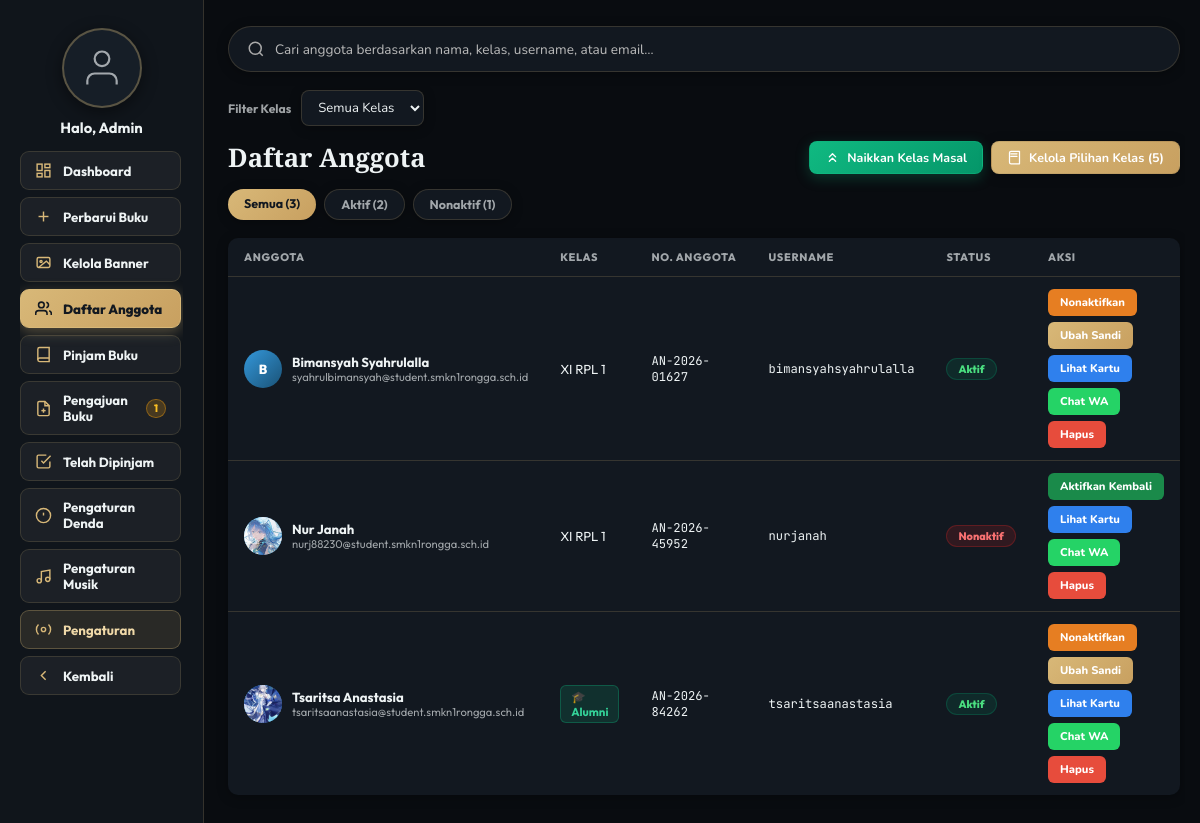
The page /daftar_anggota.php (signed in) on the database its author committed.
### tables this page shows
CREATE TABLE `admin_profile` (
  `id` int NOT NULL,
  `user_id` int NOT NULL,
  `display_name` varchar(100) NOT NULL DEFAULT 'Admin',
  `foto` varchar(255) NOT NULL DEFAULT '',
  `updated_at` timestamp NULL DEFAULT CURRENT_TIMESTAMP ON UPDATE CURRENT_TIMESTAMP
);

CREATE TABLE `users` (
  `id` int NOT NULL,
  `full_name` varchar(100) NOT NULL,
  `nik` varchar(30) NOT NULL DEFAULT '',
  `kelas` varchar(50) NOT NULL DEFAULT '',
  `no_hp` varchar(20) NOT NULL DEFAULT '',
  `no_anggota` varchar(30) NOT NULL DEFAULT '',
  `username` varchar(50) NOT NULL,
  `email` varchar(100) NOT NULL,
  `password` varchar(255) NOT NULL,
  `foto` varchar(255) NOT NULL DEFAULT '',
  `role` enum('admin','member') DEFAULT 'member',
  `status` enum('pending','approved','rejected') NOT NULL DEFAULT 'pending',
  `card_status` enum('active','frozen') NOT NULL DEFAULT 'active' COMMENT 'Dibekukan sementara saat proses Lupa Kartu berlangsung',
  `created_at` timestamp NULL DEFAULT CURRENT_TIMESTAMP
);

### daftar_anggota.php (the view, shortened to what this page needs)
<?php
require_once "db.php";
function format_nomor_wa($no_hp) {
    $digits = preg_replace('/\D/', '', $no_hp ?? '');
    if (substr($digits, 0, 1) === '0') {
        $digits = '62' . substr($digits, 1);
    } elseif (substr($digits, 0, 2) !== '62') {
        $digits = '62' . $digits;
    }
    return $digits;
}
$profil_res  = mysqli_query($conn, "SELECT * FROM admin_profile LIMIT 1");
$profil      = $profil_res ? mysqli_fetch_assoc($profil_res) : null;
$admin_name  = $profil["display_name"] ?? ($_SESSION["user_name"] ?? "Admin");
$admin_foto  = $profil["foto"] ?? "";
$list_kelas = [];
$res_kelas = mysqli_query($conn, "SELECT * FROM kelas ORDER BY nama_kelas ASC");
if ($res_kelas) {
    while ($rk = mysqli_fetch_assoc($res_kelas)) {
        $list_kelas[] = $rk;
    }
}
$search      = trim($_GET["q"] ?? "");
$filter      = $_GET["status"] ?? "all";
$kelas_filter = trim($_GET["kelas"] ?? "");
$where = ["role = 'member'"];
$where_sql = "WHERE " . implode(" AND ", $where);
$anggota_list = [];
$res = mysqli_query($conn, "SELECT * FROM users $where_sql ORDER BY (status='pending') DESC, id DESC");
while ($row = mysqli_fetch_assoc($res)) {
    $anggota_list[] = $row;
}
$count_res = mysqli_query($conn, "SELECT status, COUNT(*) AS c FROM users WHERE role='member' GROUP BY status");
$counts = ["pending" => 0, "approved" => 0, "rejected" => 0];
while ($row = mysqli_fetch_assoc($count_res)) {
    $counts[$row["status"]] = (int)$row["c"];
}
?>
<!DOCTYPE html>
<html lang="id">
<head>
</head>
<body>
<aside class="sidebar" id="sidebar">
  <div class="sidebar-header">
    <div class="avatar-wrap" onclick="openProfilModal()" title="Edit Profil">
    <div class="avatar-circle">
      <?php if ($admin_foto && file_exists($admin_foto)): ?>
        <img src="<?= htmlspecialchars($admin_foto) ?>?v=<?= filemtime($admin_foto) ?>" alt="Admin" width="80" height="80" loading="eager" decoding="sync"/>
      <?php else: ?>
        <svg class="default-icon" viewBox="0 0 24 24" fill="none" stroke="currentColor" stroke-width="1.2">
          <path d="M20 21v-2a4 4 0 0 0-4-4H8a4 4 0 0 0-4 4v2"/><circle cx="12" cy="7" r="4"/>
        </svg>
      <?php endif; ?>
    </div>
  </div>
  <div class="admin-name-label">Halo, <?= htmlspecialchars($admin_name) ?></div>
  </div>
  <nav class="sidebar-nav">
    <a class="sidebar-btn" href="dashboard.php">
    <svg viewBox="0 0 24 24" fill="none" stroke="currentColor" stroke-width="2"><rect x="3" y="3" width="7" height="9"/><rect x="14" y="3" width="7" height="5"/><rect x="14" y="12" width="7" height="9"/><rect x="3" y="16" width="7" height="5"/></svg>
    Dashboard
  </a>
  <a class="sidebar-btn" href="halaman_admin.php">
    <svg viewBox="0 0 24 24" fill="none" stroke="currentColor" stroke-width="2"><line x1="12" y1="5" x2="12" y2="19"/><line x1="5" y1="12" x2="19" y2="12"/></svg>
    Perbarui Buku
  </a>
  <a class="sidebar-btn" href="kelola_banner.php">
    <svg viewBox="0 0 24 24" fill="none" stroke="currentColor" stroke-width="2"><rect x="3" y="5" width="18" height="14" rx="2"/><circle cx="8.5" cy="10.5" r="1.5"/><path d="M21 15l-5-5L5 19"/></svg>
    Kelola Banner
  </a>
  <a class="sidebar-btn active" href="daftar_anggota.php">
    <svg viewBox="0 0 24 24" fill="none" stroke="currentColor" stroke-width="2"><path d="M17 21v-2a4 4 0 0 0-4-4H5a4 4 0 0 0-4 4v2"/><circle cx="9" cy="7" r="4"/><path d="M23 21v-2a4 4 0 0 0-3-3.87"/><path d="M16 3.13a4 4 0 0 1 0 7.75"/></svg>
    Daftar Anggota
  </a>
  <a class="sidebar-btn" href="pinjam_buku.php">
    <svg viewBox="0 0 24 24" fill="none" stroke="currentColor" stroke-width="2">
      <path d="M4 19.5A2.5 2.5 0 0 1 6.5 17H20"/><path d="M6.5 2H20v20H6.5A2.5 2.5 0 0 1 4 19.5v-15A2.5 2.5 0 0 1 6.5 2z"/>
    </svg>
    Pinjam Buku
  </a>
  <?php
    $cnt_aju_badge = (int)(mysqli_fetch_assoc(mysqli_query($conn, "SELECT COUNT(*) as c FROM pengajuan_peminjaman WHERE status='menunggu'"))['c'] ?? 0);
  ?>
  <a class="sidebar-btn" href="pengajuan_buku.php">
    <svg viewBox="0 0 24 24" fill="none" stroke="currentColor" stroke-width="2"><path d="M14 2H6a2 2 0 0 0-2 2v16a2 2 0 0 0 2 2h12a2 2 0 0 0 2-2V8z"/><polyline points="14 2 14 8 20 8"/><line x1="12" y1="18" x2="12" y2="12"/><line x1="9" y1="15" x2="15" y2="15"/></svg>
    Pengajuan Buku
    <?php if ($cnt_aju_badge > 0): ?>
      <span style="margin-left:auto;background:rgba(245,158,11,.2);color:#fbbf24;border:1px solid rgba(245,158,11,.4);font-size:.65rem;font-weight:800;padding:2px 7px;border-radius:20px;"><?= $cnt_aju_badge ?></span>
    <?php endif; ?>
  </a>
  <a class="sidebar-btn" href="telah_dipinjam.php">
    <svg viewBox="0 0 24 24" fill="none" stroke="currentColor" stroke-width="2">
      <path d="M9 11l3 3L22 4"/><path d="M21 12v7a2 2 0 0 1-2 2H5a2 2 0 0 1-2-2V5a2 2 0 0 1 2-2h11"/>
    </svg>
    Telah Dipinjam
  </a>
  <a class="sidebar-btn" href="pengaturan_denda.php">
      <svg viewBox="0 0 24 24" fill="none" stroke="currentColor" stroke-width="2">
        <circle cx="12" cy="12" r="10"/><line x1="12" y1="8" x2="12" y2="12"/><line x1="12" y1="16" x2="12.01" y2="16"/>
      </svg>
      Pengaturan Denda
    </a>
    <a class="sidebar-btn" href="pengaturan_musik.php">
      <svg viewBox="0 0 24 24" fill="none" stroke="currentColor" stroke-width="2">
        <path d="M9 18V5l12-2v13"/><circle cx="6" cy="18" r="3"/><circle cx="18" cy="16" r="3"/>
      </svg>
      Pengaturan Musik
    </a>
    <button class="sidebar-btn btn-settings-nav" onclick="if(typeof bukaSettings==='function')bukaSettings()" title="Buka Pengaturan">
      <svg viewBox="0 0 24 24" fill="none" stroke="currentColor" stroke-width="2"><circle cx="12" cy="12" r="3"/><path d="M19.07 4.93a10 10 0 0 1 0 14.14M4.93 4.93a10 10 0 0 0 0 14.14"/></svg>
      Pengaturan
    </button>
    <a class="sidebar-btn" href="beranda.php">
    <svg viewBox="0 0 24 24" fill="none" stroke="currentColor" stroke-width="2"><polyline points="15 18 9 12 15 6"/></svg>
    Kembali
  </a>
  </nav>
</aside>
<main class="main">
  <form method="GET" action="" id="searchForm">
    <div class="topbar">
      <svg viewBox="0 0 24 24" fill="none" stroke="currentColor" stroke-width="2"><circle cx="11" cy="11" r="8"/><path d="m21 21-4.35-4.35"/></svg>
      <input type="text" name="q" id="searchInput" autocomplete="off" placeholder="Cari anggota berdasarkan nama, kelas, username, atau email…"
             value="<?= htmlspecialchars($search) ?>"/>
    </div>
  </form>
  <div class="kelas-filter-bar">
    <label for="kelasFilterSelect">Filter Kelas</label>
    <select id="kelasFilterSelect">
      <option value="">Semua Kelas</option>
    </select>
  </div>
  <div id="searchResultArea">
  <div class="content-header">
    <div class="content-title">
      Daftar Anggota
    </div>
    <div style="display:flex; gap:8px; align-items:center; flex-wrap:wrap;">
      <button type="button" class="btn-manage-kelas btn-naik-kelas" onclick="openNaikKelasModal()">
        <svg width="15" height="15" viewBox="0 0 24 24" fill="none" stroke="currentColor" stroke-width="2.2" stroke-linecap="round" stroke-linejoin="round">
          <polyline points="17 11 12 6 7 11"></polyline>
          <polyline points="17 18 12 13 7 18"></polyline>
        </svg>
        Naikkan Kelas Masal
      </button>
      <button type="button" class="btn-manage-kelas" onclick="openKelasModal()">
        <svg width="15" height="15" viewBox="0 0 24 24" fill="none" stroke="currentColor" stroke-width="2" stroke-linecap="round" stroke-linejoin="round">
          <path d="M4 19.5v-15A2.5 2.5 0 0 1 6.5 2H20v20H6.5a2.5 2.5 0 0 1-2.5-2.5Z"/>
          <path d="M6 6h10M6 10h10"/>
        </svg>
        Kelola Pilihan Kelas (<?= count($list_kelas) ?>)
      </button>
    </div>
  </div>
  <div class="status-tabs">
    <?php
      $qstr = $search !== "" ? "&q=" . urlencode($search) : "";
      $qstr .= $kelas_filter !== "" ? "&kelas=" . urlencode($kelas_filter) : "";
      $tabs = [
        "all"      => "Semua (" . array_sum($counts) . ")",
        "approved" => "Aktif (" . $counts["approved"] . ")",
        "rejected" => "Nonaktif (" . $counts["rejected"] . ")",
      ];
      foreach ($tabs as $key => $label):
        $active = $filter === $key ? "active" : "";
    ?>
      <a class="status-tab <?= $active ?>" href="daftar_anggota.php?status=<?= $key ?><?= $qstr ?>"><?= $label ?></a>
    <?php endforeach; ?>
  </div>
  <?php if (empty($anggota_list)): ?>
  <div class="empty-state">
    <svg viewBox="0 0 24 24" fill="none" stroke="currentColor" stroke-width="1.5">
      <path d="M17 21v-2a4 4 0 0 0-4-4H5a4 4 0 0 0-4 4v2"/><circle cx="9" cy="7" r="4"/>
    </svg>
    <p>Belum ada anggota<?= $search ? " yang cocok dengan pencarian." : " di kategori ini." ?></p>
  </div>
  <?php else: ?>
  <div class="table-wrap">
    <table>
      <thead>
        <tr>
          <th>Anggota</th>
          <th>Kelas</th>
          <th>No. Anggota</th>
          <th>Username</th>
          <th>Status</th>
          <th>Aksi</th>
        </tr>
      </thead>
      <tbody>
        <?php foreach ($anggota_list as $a): ?>
        <tr>
          <td data-label="Anggota">
            <div class="cell-anggota">
              <div class="member-avatar">
                <?php $foto_anggota = $a["foto"] ?? ""; ?>
                <?php if ($foto_anggota !== "" && file_exists($foto_anggota)): ?>
                  <img src="<?= htmlspecialchars($foto_anggota) ?>" alt="Foto <?= htmlspecialchars($a["full_name"]) ?>">
                <?php else: ?>
                  <?= htmlspecialchars(mb_strtoupper(mb_substr($a["full_name"], 0, 1))) ?>
                <?php endif; ?>
              </div>
              <div>
                <div class="cell-name"><?= htmlspecialchars($a["full_name"]) ?></div>
                <div class="cell-sub"><?= htmlspecialchars($a["email"]) ?></div>
              </div>
            </div>
          </td>
          <td data-label="Kelas">
            <?php if (strcasecmp($a["kelas"], "Alumni") === 0): ?>
              <span class="badge-alumni">🎓 Alumni</span>
            <?php else: ?>
              <?= htmlspecialchars($a["kelas"]) ?>
            <?php endif; ?>
          </td>
          <td class="cell-mono" data-label="No. Anggota"><?= htmlspecialchars($a["no_anggota"]) ?></td>
          <td class="cell-mono" data-label="Username"><?= htmlspecialchars($a["username"]) ?></td>
          <td data-label="Status">
            <?php if ($a["status"] === "pending"): ?>
              <span class="badge badge-pending">Menunggu</span>
            <?php elseif ($a["status"] === "approved"): ?>
              <span class="badge badge-approved">Aktif</span>
            <?php else: ?>
              <span class="badge badge-rejected">Nonaktif</span>
            <?php endif; ?>
          </td>
          <td data-label="Aksi">
            <div class="row-actions">
              <?php if ($a["status"] === "pending"): ?>
                <button class="act-btn act-approve" onclick="kirimAksi('approve', <?= $a['id'] ?>)">Aktifkan</button>
                <button class="act-btn act-reject" onclick="kirimAksi('reject', <?= $a['id'] ?>)">Tolak</button>
              <?php elseif ($a["status"] === "approved"): ?>
                <button class="act-btn act-reject" onclick="konfirmasiNonaktifkan(<?= $a['id'] ?>, '<?= htmlspecialchars(addslashes($a['full_name'])) ?>')">Nonaktifkan</button>
                <button class="act-btn act-reset" onclick="konfirmasiReset(<?= $a['id'] ?>, '<?= htmlspecialchars(addslashes($a['full_name'])) ?>')">Ubah Sandi</button>
              <?php else: ?>
                <button class="act-btn act-approve" onclick="kirimAksi('approve', <?= $a['id'] ?>)">Aktifkan Kembali</button>
              <?php endif; ?>
              <a class="act-btn act-kartu" href="kartu_anggota.php?id=<?= $a['id'] ?>" target="_blank" rel="noopener">Lihat Kartu</a>
              <?php $wa_number = format_nomor_wa($a["no_hp"] ?? ""); ?>
              <?php if ($wa_number !== ""): ?>
                <a class="act-btn act-wa" href="https://wa.me/<?= $wa_number ?>" target="_blank" rel="noopener">Chat WA</a>
              <?php else: ?>
                <span class="act-btn act-wa disabled" title="Anggota belum mengisi nomor HP">Chat WA</span>
              <?php endif; ?>
              <button class="act-btn act-hapus" onclick="konfirmasiHapusAnggota(<?= $a['id'] ?>, '<?= htmlspecialchars(addslashes($a['full_name'])) ?>')">Hapus</button>
            </div>
          </td>
        </tr>
        <?php endforeach; ?>
      </tbody>
    </table>
  </div>
  <?php endif; ?>
  <?php
  $search_result_html = ob_get_clean();
  echo $search_result_html;
  ?>
  </div>
</main>
</body>
</html>

### rows shown on the page
admin_profile: display_name "Admin"
users: full_name "B", full_name "Bimansyah Syahrulalla", email "syahrulbimansyah@student.smkn1rongga.sch.id", kelas "XI RPL 1", no_anggota "AN-2026-01627", username "bimansyahsyahrulalla", status "Aktif"
users: foto (picture), full_name "Nur Janah", email "nurj88230@student.smkn1rongga.sch.id", kelas "XI RPL 1", no_anggota "AN-2026-45952", username "nurjanah", status "Nonaktif"
users: foto (picture), full_name "Tsaritsa Anastasia", email "tsaritsaanastasia@student.smkn1rongga.sch.id", kelas "🎓 Alumni", no_anggota "AN-2026-84262", username "tsaritsaanastasia", status "Aktif"

### other values the page prints
$cnt_aju_badge "1"
count($list_kelas) "5"
$label "Semua (3)"
$label "Aktif (2)"
$label "Nonaktif (1)"
